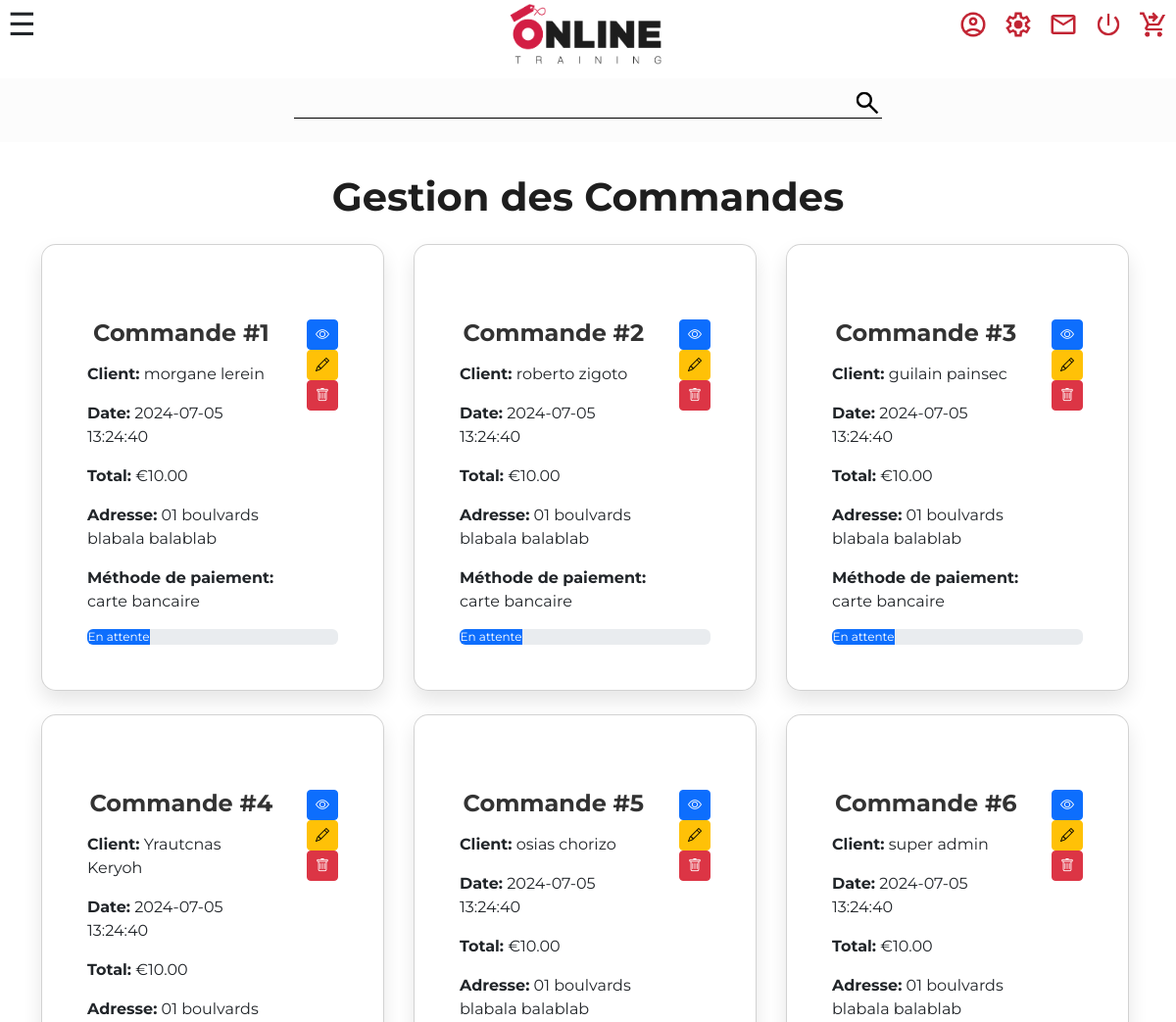
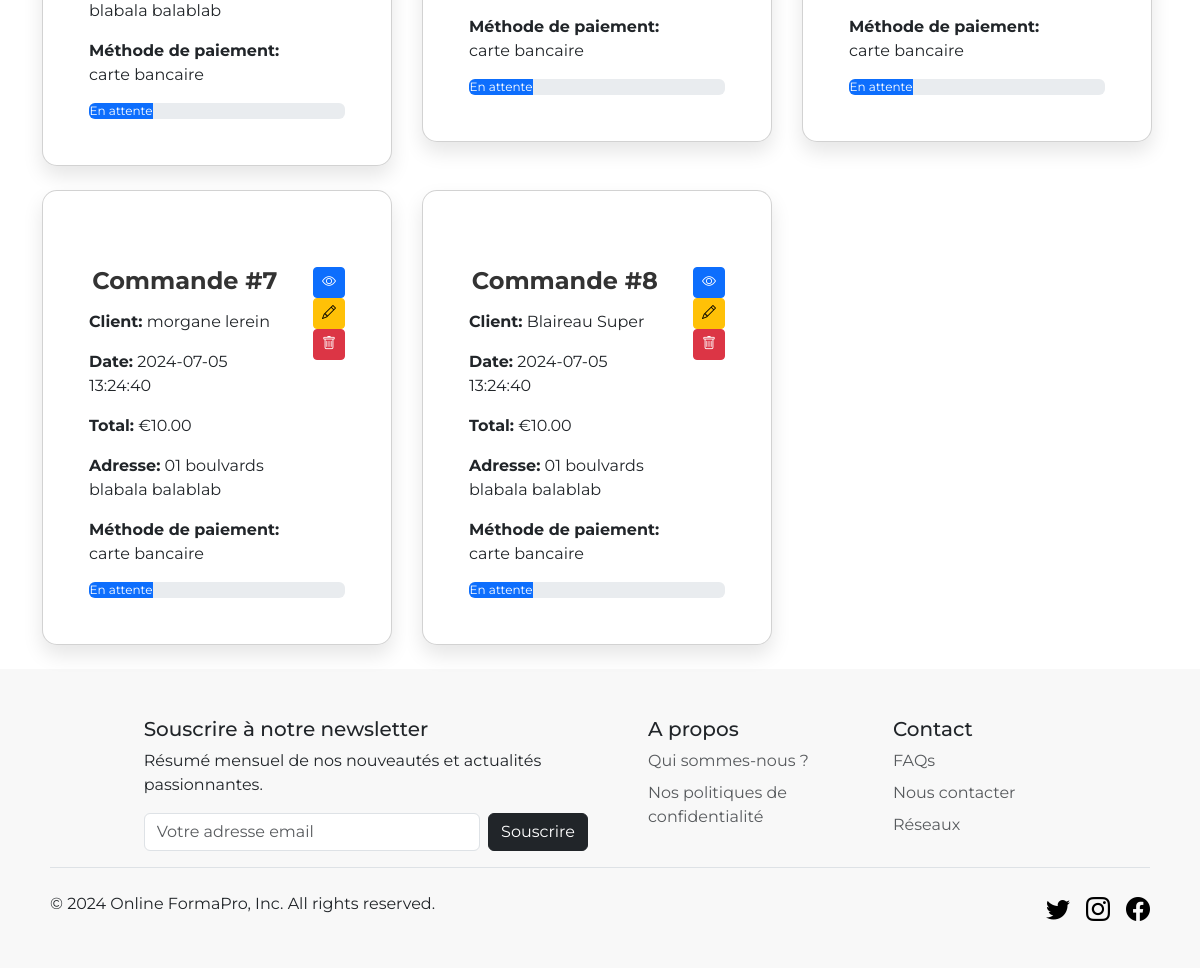
The page /pages/commandes.php (signed in) on the database its author committed (2 pictures, top to bottom).
### tables this page shows
CREATE TABLE `orders` (
  `id` int NOT NULL,
  `user_id` int NOT NULL,
  `cart_id` int NOT NULL,
  `order_date` timestamp NULL DEFAULT CURRENT_TIMESTAMP,
  `status` enum('en attente','en cours de traitement','expédiée','livrée','annulée') DEFAULT 'en attente',
  `total_amount` decimal(10,2) NOT NULL,
  `shipping_address` text,
  `payment_method` varchar(50) DEFAULT NULL
);

CREATE TABLE `users` (
  `id` int NOT NULL,
  `first_name` varchar(255) NOT NULL,
  `last_name` varchar(255) NOT NULL,
  `email` varchar(255) NOT NULL,
  `password` varchar(255) NOT NULL,
  `Linkedin` varchar(255) DEFAULT NULL,
  `avatar` varchar(255) DEFAULT NULL,
  `group` varchar(255) DEFAULT NULL
);

### src/pages/commandes.php (the view, shortened to what this page needs)
<?php
require_once("../elements/connect.php");
$sort_column = isset($_GET['sort_column']) ? $_GET['sort_column'] : 'order_date';
$sort_order = isset($_GET['sort_order']) && $_GET['sort_order'] == 'asc' ? 'asc' : 'desc';
$sql = "SELECT o.id, u.first_name, u.last_name, o.order_date, o.status, o.total_amount, o.shipping_address, o.payment_method
        FROM orders o
        JOIN users u ON o.user_id = u.id
        ORDER BY $sort_column $sort_order";
$requete = $db->prepare($sql);
$requete->execute();
$resulta = $requete->fetchAll(PDO::FETCH_ASSOC);
?>
<!DOCTYPE html>
<html lang="en">
<head>
    <link href="https://cdn.jsdelivr.net/npm/bootstrap@5.3.3/dist/css/bootstrap.min.css" rel="stylesheet">
    <link rel="stylesheet" href="https://cdn.jsdelivr.net/npm/bootstrap-icons@1.11.1/font/bootstrap-icons.css">
    <link rel="stylesheet" href="../CSS/backoffice-style.css">
    <link rel="stylesheet" href="../CSS/style.css">
</head>
<body>
    <?php require_once ('../elements/header.php'); ?>
    <main class="bg-commandes">
        <article class="container mt-4">
            <h1 class="backoff-comm-title mb-4">Gestion des Commandes</h1>
            <div class="row">
                <?php foreach($resulta as $commande): ?>
                <div class="col-lg-4 col-md-6 col-sm-12 mb-4">
                    <div class="card">
                        <div class="card-body">
                            <div class="d-flex justify-content-between">
                                <div>
                                    <h5 class="card-title">Commande #<?= $commande['id'] ?></h5>
                                    <p class="card-text"><strong>Client:</strong> <?= $commande['first_name'] . ' ' . $commande['last_name'] ?></p>
                                    <p class="card-text"><strong>Date:</strong> <?= $commande['order_date'] ?></p>
                                    <p class="card-text"><strong>Total:</strong> €<?= $commande['total_amount'] ?></p>
                                    <p class="card-text"><strong>Adresse:</strong> <?= $commande['shipping_address'] ?></p>
                                    <p class="card-text"><strong>Méthode de paiement:</strong> <?= $commande['payment_method'] ?></p>
                                </div>
                                <div class="text-end">
                                    <a class="btn btn-sm btn-primary" title="Voir" href="backoffice-commande-details.php?id=<?= $commande["id"] ?>"><i class="bi bi-eye"></i></a>
                                    <a class="btn btn-sm btn-warning" title="Modifier" href="backoffice-modif-commande.php?id=<?= $commande["id"] ?>"><i class="bi bi-pencil"></i></a>
                                    <a class="btn btn-sm btn-danger" title="Supprimer" href="../tools/delete-commande.php?id=<?= $commande["id"] ?>"><i class="bi bi-trash"></i></a>
                                </div>
                            </div>
                            <div class="progress mt-3">
                                <?php
                                    $status = strtolower($commande['status']);
                                    $progress = 0;
                                    switch ($status) {
                                        case 'en attente':
                                            $progress = 25;
                                            break;
                                    }
                                ?>
                                <div class="progress-bar" role="progressbar" style="width: <?= $progress ?>%;" aria-valuenow="<?= $progress ?>" aria-valuemin="0" aria-valuemax="100"><?= ucfirst($status) ?></div>
                            </div>
                        </div>
                    </div>
                </div>
                <?php endforeach; ?>
            </div>
        </article>
    </main>
    <?php require_once ('../elements/footer.php'); ?>
</body>
</html>

### src/CSS/backoffice-style.css (style rules this page uses)
.card { background-color: white; border-radius: 15px; box-shadow: 0 10px 20px rgba(0, 0, 0, 0.1); padding: 30px; transition: all 0.3s ease; display: flex; flex-direction: column; justify-content: space-between; min-height: 250px; position: relative; padding-top: 60px; max-width: 350px; }
.card-title { font-size: 24px; font-weight: bold; margin-bottom: 15px; color: #333; text-align: center; }
.container { padding-top: 2rem; }
h1 { color: #1e1e1e; text-align: center; margin-bottom: 2rem; font-family: "Montserrat", sans-serif; font-weight: bold; }
.bg-commandes { background-image: url(/img/temporaire/vecteezy.jpg); background-attachment: fixed; background-size: cover; background-repeat: no-repeat; }

### src/CSS/style.css (style rules this page uses)
body { background-color: rgb(252, 252, 252) !important; }
body { font-family: "Montserrat", sans-serif !important; }

### rows shown on the page
orders: id "1", user.first_name "morgane", user.last_name "lerein", order_date "2024-07-05 13:24:40", total_amount "10.00", shipping_address "01 boulvards blabala balablab", payment_method "carte bancaire", status "En attente"
orders: id "2", user.first_name "roberto", user.last_name "zigoto", order_date "2024-07-05 13:24:40", total_amount "10.00", shipping_address "01 boulvards blabala balablab", payment_method "carte bancaire", status "En attente"
orders: id "3", user.first_name "guilain", user.last_name "painsec", order_date "2024-07-05 13:24:40", total_amount "10.00", shipping_address "01 boulvards blabala balablab", payment_method "carte bancaire", status "En attente"
orders: id "4", user.first_name "Yrautcnas", user.last_name "Keryoh", order_date "2024-07-05 13:24:40", total_amount "10.00", shipping_address "01 boulvards blabala balablab", payment_method "carte bancaire", status "En attente"
orders: id "5", user.first_name "osias", user.last_name "chorizo", order_date "2024-07-05 13:24:40", total_amount "10.00", shipping_address "01 boulvards blabala balablab", payment_method "carte bancaire", status "En attente"
orders: id "6", user.first_name "super", user.last_name "admin", order_date "2024-07-05 13:24:40", total_amount "10.00", shipping_address "01 boulvards blabala balablab", payment_method "carte bancaire", status "En attente"
orders: id "7", user.first_name "morgane", user.last_name "lerein", order_date "2024-07-05 13:24:40", total_amount "10.00", shipping_address "01 boulvards blabala balablab", payment_method "carte bancaire", status "En attente"
orders: id "8", user.first_name "Blaireau", user.last_name "Super", order_date "2024-07-05 13:24:40", total_amount "10.00", shipping_address "01 boulvards blabala balablab", payment_method "carte bancaire", status "En attente"
